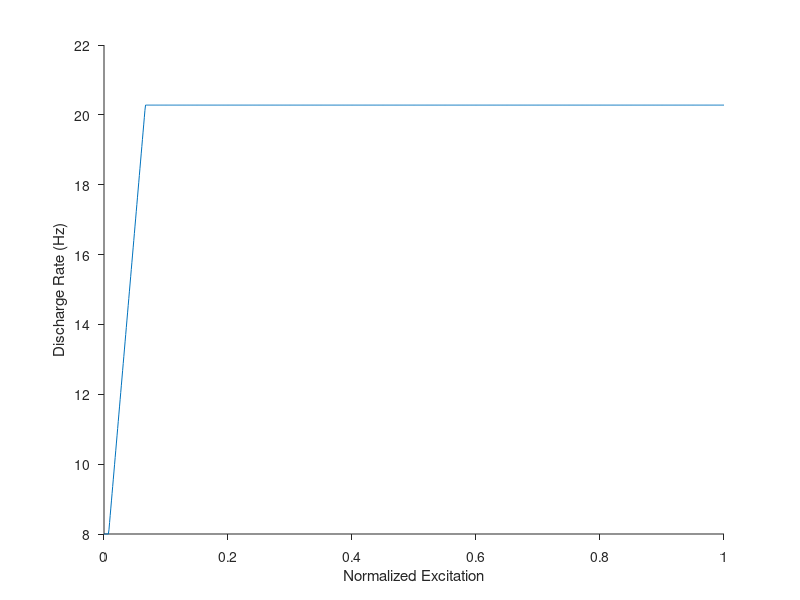
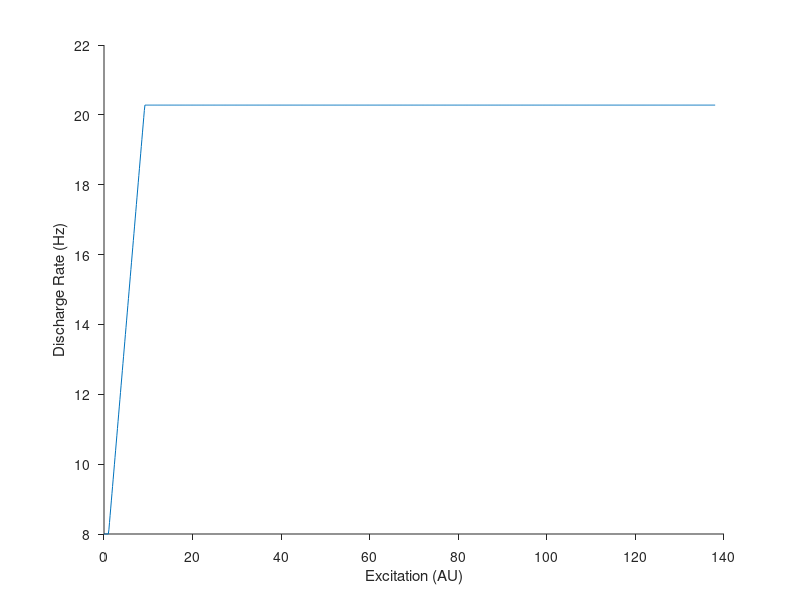
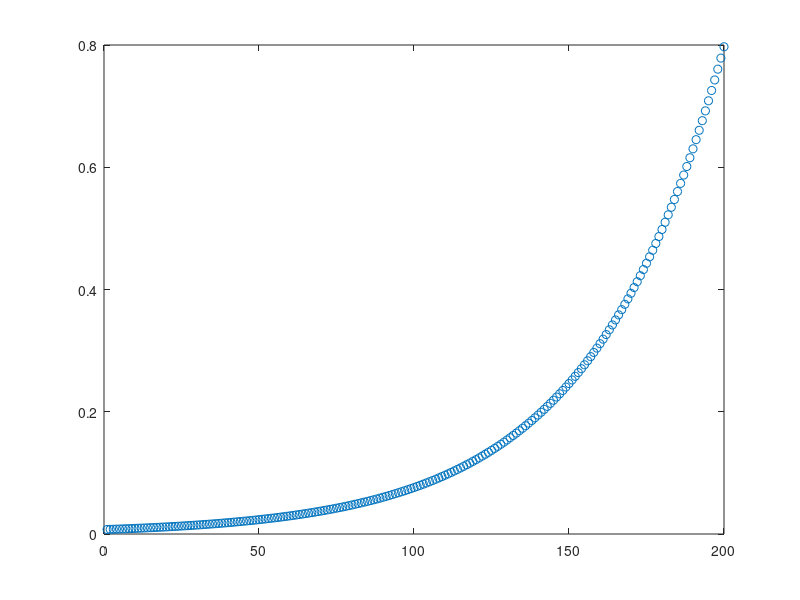

These figures' MATLAB source, in order:
%close all
clear all
clc

N = 200;
RR = 110;     %65 for U_r = 0.8
MFR = 8;
g_e = 1.5;
PFR1 = 20;
PFRD = -30;

i = 1:N; %motor unit identification index
a = log(RR)/N; %coefficient to establish a range of threshold values
RTE = exp(a*i); %recruitment threshold excitation
RTEn = exp(a*N); %recruitment threshold of the last motor unit
PFR = PFR1 - PFRD * (RTE./RTEn); %peak firing rate
PFRn = PFR1 - PFRD; %peak firing rate of the last motor unit
Emax = RTEn + (PFRn - MFR)/g_e; %maximum excitatory input

E = 0:0.001:1;
E = E*Emax;

testUnit = 1;
FR = g_e.*(E - RTE(testUnit)) + MFR;
FR(FR>=PFR(testUnit)) = PFR(testUnit);
FR(FR<=MFR(testUnit)) = MFR(testUnit);

%%
figure(1)
plot(E/Emax,FR)
xlabel('Normalized Excitation')
ylabel('Discharge Rate (Hz)')
set(gca,'TickDir','out');
set(gca,'box','off')
hold on 

figure(2)
plot(E,FR)
xlabel('Excitation (AU)')
ylabel('Discharge Rate (Hz)')
set(gca,'TickDir','out');
set(gca,'box','off')
hold on 

figure(3)
plot(RTE/Emax,'o')
hold on 
